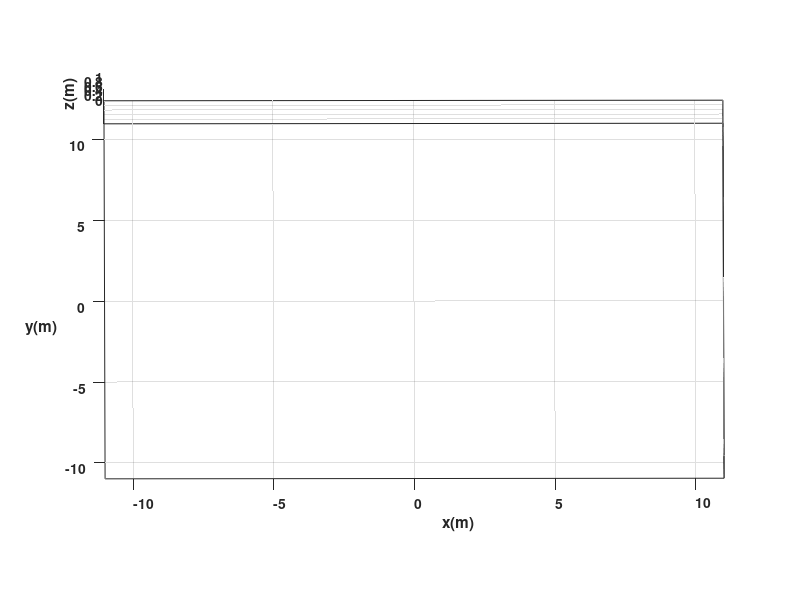

Source code (MATLAB): (Note: this script raises an error after producing the figure.)
%Limpieza de pantalla
clear all
close all
clc
%1 TIEMPO %%%%%%%%%%%%%%%%%%%%%%%%%%%%%%%%%%%%%%%%%%%%%%%%%%%%%%%%
tf=10;             % Tiempo de simulación en segundos (s)
ts=0.1;            % Tiempo de muestreo en segundos (s)
t=0:ts:tf;         % Vector de tiempo
N= length(t);      % Muestras
%2 CONDICIONES INICIALES %%%%%%%%%%%%%%%%%%%%%%%%%%%%%%%%%%%%%%%%%
%Damos valores a nuestro punto inicial de posición y orientación
x1(1)=0;  %Posición inicial eje x
y1(1)=0;  %Posición inicial eje y
phi(1)=pi/2; %Orientación inicial del robot 
%3 POSICION DESEADA %%%%%%%%%%%%%%%%%%%%%%%%%%%%%%%%%%%%%%%%%%%%
%Damos valores a nuestra posición deseada
puntos = [1,2; 3,7; 6,0; -4,5; -6,0; -1,0; -7,-7; -2,-4; -0.5,-0.5; 1,-3; 3,-5; 8,0; 0,-3; 0,9; 0,-1; -5,-10; 7,-7; 3,-1; -10,-10; 10,9];
pt = 17; %este se cambia del 1 al 20 dependiendo del punto que quiere verse
hxd=puntos(pt,1);
hyd=puntos(pt,2);
%Igualamos el punto de control con las proyecciones X1 y Y1 por su
%coincidencia
hx(1)= x1(1);       % Posición del punto de control en el eje (X) metros (m)
hy(1)= y1(1);       % Posición del punto de control en el eje (Y) metros (m)
%4 CONTROL, BUCLE DE SIMULACION %%%%%%%%%%%%%%%%%%%%%%%%%%%%%%%%
for k=1:N 
    %a)Errores de control
    hxe(k)=hxd-hx(k);
    hye(k)=hyd-hy(k);
    
    %Matriz de error
    he= [hxe(k);hye(k)];
    %Magnitud del error de posición
    Error(k)= sqrt(hxe(k)^2 +hye(k)^2);
    %b)Matriz Jacobiana
    J=[cos(phi(k)) -sin(phi(k));... %Matriz de rotación en 2D
       sin(phi(k)) cos(phi(k))];
    %c)Matriz de Ganancias
    kv = 1.5; %valor para hacer pruebas
    K=[kv 0;...
       0 kv];
    %d)Ley de Control
    qpRef= pinv(J)*K*he;
    v(k)= qpRef(1);   %Velocidad lineal de entrada al robot 
    w(k)= qpRef(2);   %Velocidad angular de entrada al robot 
%5 APLICACIÓN DE CONTROL AL ROBOT %%%%%%%%%%%%%%%%%%%%%%%%%%%%%%%%
    %Aplico la integral a la velocidad angular para obtener el angulo "phi" de la orientación
    phi(k+1)=phi(k)+w(k)*ts; % Integral numérica (método de Euler)
           
   %%%%%%%%%%%%%%%%%%%%% MODELO CINEMATICO %%%%%%%%%%%%%%%%%%%%%%%%%
    
    xp1=v(k)*cos(phi(k)); 
    yp1=v(k)*sin(phi(k));
 
    %Aplico la integral a la velocidad lineal para obtener las cordenadas
    %"x1" y "y1" de la posición
    x1(k+1)=x1(k)+ xp1*ts; % Integral numérica (método de Euler)
    y1(k+1)=y1(k)+ yp1*ts; % Integral numérica (método de Euler)
    % Posicion del robot con respecto al punto de control
    hx(k+1)=x1(k+1); 
    hy(k+1)=y1(k+1);
     
end
%%%%%%%%%%%%%%%%%%%%%%%%%%%%% SIMULACION VIRTUAL 3D %%%%%%%%%%%%%%%%%%%%%%%%%%%%
% a) Configuracion de escena
scene=figure;  % Crear figura (Escena)
set(scene,'Color','white'); % Color del fondo de la escena
set(gca,'FontWeight','bold') ;% Negrilla en los ejes y etiquetas
sizeScreen=get(0,'ScreenSize'); % Retorna el tamaño de la pantalla del computador
set(scene,'position',sizeScreen); % Configurar tamaño de la figura
camlight('headlight'); % Luz para la escena
axis equal; % Establece la relación de aspecto para que las unidades de datos sean las mismas en todas las direcciones.
grid on; % Mostrar líneas de cuadrícula en los ejes
box on; % Mostrar contorno de ejes
xlabel('x(m)'); ylabel('y(m)'); zlabel('z(m)'); % Etiqueta de los eje
view([-0.1 35]); % Orientacion de la figura
axis([-11 11 -11 11 0 1]); % Ingresar limites minimos y maximos en los ejes x y z [minX maxX minY maxY minZ maxZ]
% b) Graficar robots en la posicion inicial
scale = 4;
MobileRobot_5;
H1=MobilePlot_4(x1(1),y1(1),phi(1),scale);hold on;
% c) Graficar Trayectorias
H2=plot3(hx(1),hy(1),0,'r','lineWidth',2);
H3=plot3(hxd,hyd,0,'bo','lineWidth',2); %Grafico circulo en posición deseada
H4=plot3(hx(1),hy(1),0,'go','lineWidth',2);%Grafico circulo en posición inicial
% d) Bucle de simulacion de movimiento del robot
step=1; % pasos para simulacion
for k=1:step:N
    delete(H1);    
    delete(H2);
    
    H1=MobilePlot_4(x1(k),y1(k),phi(k),scale);
    H2=plot3(hx(1:k),hy(1:k),zeros(1,k),'r','lineWidth',2);
    
    pause(ts);
end
%%%%%%%%%%%%%%%%%%%%%%%%%%%%% Graficas %%%%%%%%%%%%%%%%%%%%%%%%%%%%
graph=figure;  % Crear figura (Escena)
set(graph,'position',sizeScreen); % Congigurar tamaño de la figura
subplot(311)
plot(t,v,'b','LineWidth',2),grid('on'),xlabel('Tiempo [s]'),ylabel('m/s'),legend('Velocidad Lineal (v)');
subplot(312)
plot(t,w,'g','LineWidth',2),grid('on'),xlabel('Tiempo [s]'),ylabel('[rad/s]'),legend('Velocidad Angular (w)');
subplot(313)
plot(t,Error,'r','LineWidth',2),grid('on'),xlabel('Tiempo [s]'),ylabel('[metros]'),legend('Error de posición (m)');
